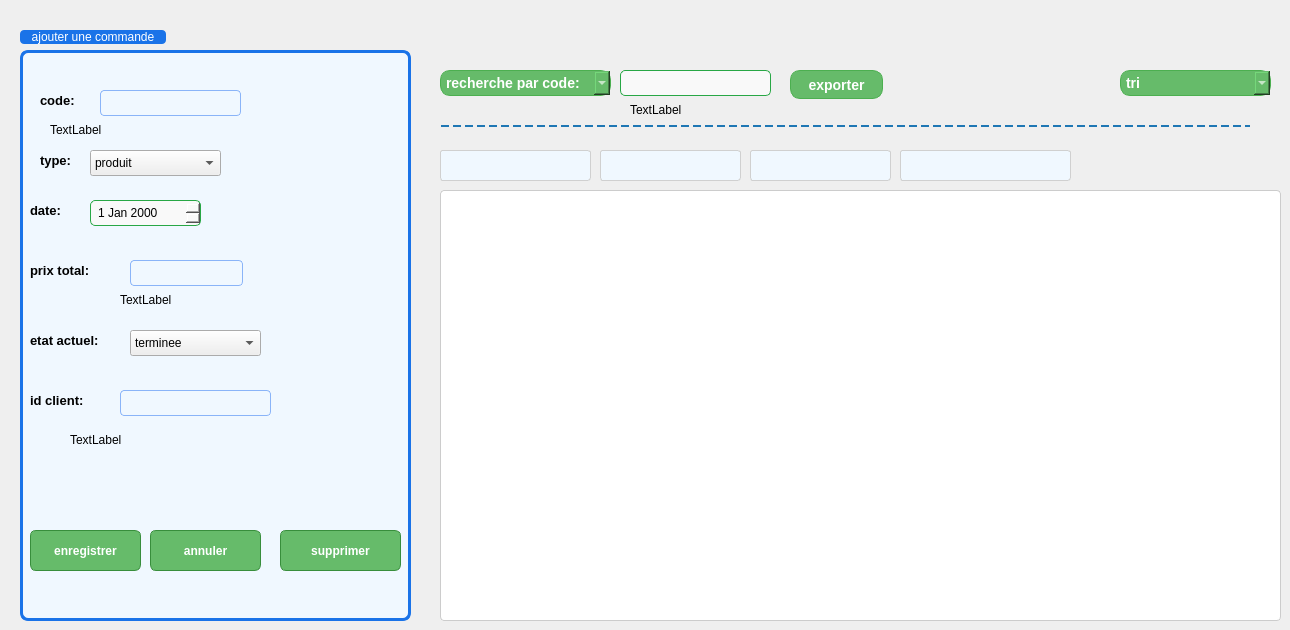
      <widget class="QWidget" name="tab_3">
       <attribute name="title">
        <string>accueil</string>
       </attribute>
       <widget class="QGroupBox" name="groupBox">
        <property name="geometry">
         <rect>
          <x>20</x>
          <y>30</y>
          <width>391</width>
          <height>591</height>
         </rect>
        </property>
        <property name="styleSheet">
         <string notr="true">QGroupBox {
    border: 3px solid #1a73e8; /* Bordure épaisse avec une couleur bleue */
    border-radius: 8px; /* Coins arrondis pour un effet élégant */
    padding: 10px;
    margin-top: 20px;
    background-color: qlineargradient(spread:pad, x1:0, y1:0, x2:1, y2:1, stop:0 #f0f8ff, stop:1 #f0f8ff); /* Dégradé bleu de haut en bas */
}

QGroupBox::title {
    subcontrol-origin: margin;
    subcontrol-position: top left;
    padding: 0 10px;
    color: #ffffff; /* Couleur blanche pour le texte du titre */
    background-color: #1a73e8; /* Fond bleu pour le titre */
    border-radius: 4px;
}

 QLineEdit, QPushButton {
    color: #1a1a1a; /* Texte sombre pour les éléments intérieurs */
    background-color: #f0f8ff; /* Fond clair et agréable pour les éléments */
    border: 1px solid #8ab4f8;
    border-radius: 4px;
    padding: 5px;
}

QPushButton:hover {
    background-color: #e1f5fe; /* Couleur plus claire lors du survol */
}

QPushButton:pressed {
    background-color: #90caf9; /* Couleur différente lors du clic */
}
</string>
        </property>
        <property name="title">
         <string>ajouter une commande</string>
        </property>
        <property name="alignment">
         <set>Qt::AlignmentFlag::AlignCenter</set>
        </property>
        <property name="flat">
         <bool>false</bool>
        </property>
        <widget class="QComboBox" name="comboBox_type">
         <property name="geometry">
          <rect>
           <x>70</x>
           <y>120</y>
           <width>131</width>
           <height>26</height>
          </rect>
         </property>
         <item>
          <property name="text">
           <string>produit</string>
          </property>
         </item>
         <item>
          <property name="text">
           <string>service</string>
          </property>
         </item>
        </widget>
        <widget class="QLineEdit" name="lineEdit_prix">
         <property name="geometry">
          <rect>
           <x>110</x>
           <y>230</y>
           <width>113</width>
           <height>26</height>
          </rect>
         </property>
        </widget>
        <widget class="QComboBox" name="comboBox_etat">
         <property name="geometry">
          <rect>
           <x>110</x>
           <y>300</y>
           <width>131</width>
           <height>26</height>
          </rect>
         </property>
         <item>
          <property name="text">
           <string>terminee</string>
          </property>
         </item>
         <item>
          <property name="text">
           <string>en cours</string>
          </property>
         </item>
         <item>
          <property name="text">
           <string>annulee</string>
          </property>
         </item>
        </widget>
        <widget class="QPushButton" name="pushButton_ajouter">
         <property name="geometry">
          <rect>
           <x>10</x>
           <y>500</y>
           <width>111</width>
           <height>41</height>
          </rect>
         </property>
         <property name="styleSheet">
          <string notr="true">QPushButton {
    color: #ffffff; /* Texte blanc */
    background-color: #66bb6a; /* Vert pour le fond */
    border: 1px solid #388e3c; /* Bordure légèrement plus foncée */
    border-radius: 6px; /* Coins arrondis */
    padding: 8px 12px; /* Espacement intérieur */
    font-weight: bold; /* Texte en gras */
}

QPushButton:hover {
    background-color: #66bb6a; /* Vert plus clair au survol */
}

QPushButton:pressed {
    background-color: #2e7d32; /* Vert foncé quand le bouton est cliqué */
}

</string>
         </property>
         <property name="text">
          <string>enregistrer</string>
         </property>
        </widget>
        <widget class="QLabel" name="idErrorLabel">
         <property name="geometry">
          <rect>
           <x>30</x>
           <y>90</y>
           <width>241</width>
           <height>20</height>
          </rect>
         </property>
         <property name="text">
          <string>TextLabel</string>
         </property>
        </widget>
        <widget class="QLabel" name="prixErrorLabel">
         <property name="geometry">
          <rect>
           <x>100</x>
           <y>260</y>
           <width>131</width>
           <height>20</height>
          </rect>
         </property>
         <property name="text">
          <string>TextLabel</string>
         </property>
        </widget>
        <widget class="QLabel" name="label_6">
         <property name="geometry">
          <rect>
           <x>10</x>
           <y>360</y>
           <width>81</width>
           <height>20</height>
          </rect>
         </property>
         <property name="font">
          <font>
           <pointsize>10</pointsize>
           <bold>true</bold>
          </font>
         </property>
         <property name="text">
          <string>id client:</string>
         </property>
        </widget>
        <widget class="QLineEdit" name="lineEdit_client">
         <property name="geometry">
          <rect>
           <x>100</x>
           <y>360</y>
           <width>151</width>
           <height>26</height>
          </rect>
         </property>
        </widget>
        <widget class="QLabel" name="clientError">
         <property name="geometry">
          <rect>
           <x>50</x>
           <y>400</y>
           <width>261</width>
           <height>20</height>
          </rect>
         </property>
         <property name="text">
          <string>TextLabel</string>
         </property>
        </widget>
        <widget class="QDateEdit" name="dateEdit">
         <property name="geometry">
          <rect>
           <x>70</x>
           <y>170</y>
           <width>111</width>
           <height>26</height>
          </rect>
         </property>
         <property name="styleSheet">
          <string notr="true">QDateEdit {
    border: 1px solid #28a745; /* Bordure de 1px de couleur verte */
    border-radius: 5px; /* Bordure arrondie avec un rayon de 5px */
    padding: 5px; /* Espacement interne */
    background-color: #f9f9f9; /* Fond de couleur très claire */
    color: black; /* Texte en noir */
}</string>
         </property>
        </widget>
        <widget class="QLabel" name="label_5">
         <property name="geometry">
          <rect>
           <x>10</x>
           <y>300</y>
           <width>91</width>
           <height>20</height>
          </rect>
         </property>
         <property name="font">
          <font>
           <pointsize>10</pointsize>
           <bold>true</bold>
          </font>
         </property>
         <property name="text">
          <string>etat actuel:</string>
         </property>
        </widget>
        <widget class="QLabel" name="label_4">
         <property name="geometry">
          <rect>
           <x>10</x>
           <y>230</y>
           <width>81</width>
           <height>20</height>
          </rect>
         </property>
         <property name="font">
          <font>
           <pointsize>10</pointsize>
           <bold>true</bold>
          </font>
         </property>
         <property name="text">
          <string>prix total:</string>
         </property>
        </widget>
        <widget class="QLabel" name="label_2">
         <property name="geometry">
          <rect>
           <x>10</x>
           <y>170</y>
           <width>51</width>
           <height>20</height>
          </rect>
         </property>
         <property name="font">
          <font>
           <pointsize>10</pointsize>
           <bold>true</bold>
          </font>
         </property>
         <property name="text">
          <string>date:</string>
         </property>
        </widget>
        <widget class="QLabel" name="label_3">
         <property name="geometry">
          <rect>
           <x>20</x>
           <y>120</y>
           <width>41</width>
           <height>21</height>
          </rect>
         </property>
         <property name="font">
          <font>
           <pointsize>10</pointsize>
           <bold>true</bold>
          </font>
         </property>
         <property name="text">
          <string>type:</string>
         </property>
        </widget>
        <widget class="QLabel" name="label_35">
         <property name="geometry">
          <rect>
           <x>20</x>
           <y>60</y>
           <width>51</width>
           <height>21</height>
          </rect>
         </property>
         <property name="font">
          <font>
           <pointsize>10</pointsize>
           <bold>true</bold>
          </font>
         </property>
         <property name="text">
          <string>code:</string>
         </property>
        </widget>
        <widget class="QLineEdit" name="lineEdit_num">
         <property name="geometry">
          <rect>
           <x>80</x>
           <y>60</y>
           <width>141</width>
           <height>26</height>
          </rect>
         </property>
        </widget>
        <widget class="QPushButton" name="pushButton_supprimer">
         <property name="geometry">
          <rect>
           <x>260</x>
           <y>500</y>
           <width>121</width>
           <height>41</height>
          </rect>
         </property>
         <property name="styleSheet">
          <string notr="true">QPushButton {
    color: #ffffff; /* Texte blanc */
    background-color: #66bb6a; /* Vert pour le fond */
    border: 1px solid #388e3c; /* Bordure légèrement plus foncée */
    border-radius: 6px; /* Coins arrondis */
    padding: 8px 12px; /* Espacement intérieur */
    font-weight: bold; /* Texte en gras */
}

QPushButton:hover {
    background-color: #66bb6a; /* Vert plus clair au survol */
}

QPushButton:pressed {
    background-color: #2e7d32; /* Vert foncé quand le bouton est cliqué */
}
</string>
         </property>
         <property name="text">
          <string>supprimer</string>
         </property>
        </widget>
        <widget class="QPushButton" name="pushButton_annuler">
         <property name="geometry">
          <rect>
           <x>130</x>
           <y>500</y>
           <width>111</width>
           <height>41</height>
          </rect>
         </property>
         <property name="styleSheet">
          <string notr="true">QPushButton {
    color: #ffffff; /* Texte blanc */
    background-color: #66bb6a; /* Vert pour le fond */
    border: 1px solid #388e3c; /* Bordure légèrement plus foncée */
    border-radius: 6px; /* Coins arrondis */
    padding: 8px 12px; /* Espacement intérieur */
    font-weight: bold; /* Texte en gras */
}

QPushButton:hover {
    background-color: #66bb6a; /* Vert plus clair au survol */
}

QPushButton:pressed {
    background-color: #2e7d32; /* Vert foncé quand le bouton est cliqué */
}

</string>
         </property>
         <property name="text">
          <string>annuler</string>
         </property>
        </widget>
       </widget>
       <widget class="QTableView" name="tableView_5">
        <property name="geometry">
         <rect>
          <x>440</x>
          <y>190</y>
          <width>841</width>
          <height>431</height>
         </rect>
        </property>
        <property name="styleSheet">
         <string notr="true">QTableView {
    border: 1px solid #cccccc; /* Bordure générale */
    border-radius: 4px;        /* Coins légèrement arrondis */
    gridline-color: #dddddd;   /* Couleur des lignes de séparation */
    background-color: #ffffff; /* Couleur de fond par défaut */
    selection-background-color: #d0ebff; /* Couleur de sélection */
    selection-color: #000000; /* Couleur du texte sélectionné */
    font-size: 14px;           /* Taille de la police */
    color: #333333;            /* Couleur du texte */
}

QHeaderView::section {
    background-color: #1f77b4; /* Couleur de fond des en-têtes */
    color: #ffffff;            /* Couleur du texte des en-têtes */
    border: 1px solid #cccccc; /* Bordures des en-têtes */
    padding: 5px;
    font-weight: bold;
    text-align: left;
}

QTableCornerButton::section {
    background-color: #1f77b4; /* Couleur de l'angle supérieur gauche */
    border: 1px solid #cccccc;
}
</string>
        </property>
       </widget>
       <widget class="QComboBox" name="comboBox_tri">
        <property name="geometry">
         <rect>
          <x>1120</x>
          <y>70</y>
          <width>151</width>
          <height>26</height>
         </rect>
        </property>
        <property name="styleSheet">
         <string notr="true">QComboBox {
    background-color: #66bb6a; /* Vert plus foncé que #81c784 */
    border: 1px solid #4caf50; /* Bordure verte légèrement plus foncée */
    border-radius: 10px; /* Bordure plus arrondie pour un effet élégant */
    padding: 5px;
    color: white; /* Texte en blanc */
    font-weight: bold; /* Texte en gras pour un meilleur contraste */
    font-size: 14px; /* Taille de texte ajustée pour une meilleure lisibilité */
    transition: all 0.3s ease-in-out; /* Ajout d'une transition douce */
}

QComboBox:editable {
    background-color: #a5d6a7; /* Vert légèrement plus clair lors de l'édition */
}

QComboBox QAbstractItemView {
    border: 1px solid #4caf50; /* Bordure verte autour du menu déroulant */
    selection-background-color: #81c784; /* Fond de sélection vert clair lors de la sélection */
    selection-color: white; /* Texte de sélection en blanc */
}

</string>
        </property>
        <item>
         <property name="text">
          <string>tri</string>
         </property>
        </item>
        <item>
         <property name="text">
          <string>trier par type:</string>
         </property>
        </item>
        <item>
         <property name="text">
          <string>trier par date:</string>
         </property>
        </item>
        <item>
         <property name="text">
          <string>trier par etat:</string>
         </property>
        </item>
       </widget>
       <widget class="QLineEdit" name="lineEdit_code">
        <property name="geometry">
         <rect>
          <x>620</x>
          <y>70</y>
          <width>151</width>
          <height>26</height>
         </rect>
        </property>
        <property name="styleSheet">
         <string notr="true">QLineEdit {
    border: 1px solid #28a745; /* Bordure de 2px de couleur grise */
    border-radius: 5px; /* Bordure arrondie avec un rayon de 5px */
    padding: 5px; /* Espacement interne */
    background-color: #f9f9f9; /* Fond de couleur très claire */
    color: black; /* Texte en noir */
}
</string>
        </property>
       </widget>
       <widget class="QLabel" name="codeErrorLabel">
        <property name="geometry">
         <rect>
          <x>630</x>
          <y>100</y>
          <width>171</width>
          <height>20</height>
         </rect>
        </property>
        <property name="text">
         <string>TextLabel</string>
        </property>
       </widget>
       <widget class="QComboBox" name="comboBox">
        <property name="geometry">
         <rect>
          <x>440</x>
          <y>70</y>
          <width>171</width>
          <height>26</height>
         </rect>
        </property>
        <property name="styleSheet">
         <string notr="true">QComboBox {
    background-color: #66bb6a; /* Vert plus foncé que #81c784 */
    border: 1px solid #4caf50; /* Bordure verte légèrement plus foncée */
    border-radius: 10px; /* Bordure plus arrondie pour un effet élégant */
    padding: 5px;
    color: white; /* Texte en blanc */
    font-weight: bold; /* Texte en gras pour un meilleur contraste */
    font-size: 14px; /* Taille de texte ajustée pour une meilleure lisibilité */
    transition: all 0.3s ease-in-out; /* Ajout d'une transition douce */
}

QComboBox:editable {
    background-color: #a5d6a7; /* Vert légèrement plus clair lors de l'édition */
}

QComboBox QAbstractItemView {
    border: 1px solid #4caf50; /* Bordure verte autour du menu déroulant */
    selection-background-color: #81c784; /* Fond de sélection vert clair lors de la sélection */
    selection-color: white; /* Texte de sélection en blanc */
}



</string>
        </property>
        <item>
         <property name="text">
          <string>recherche par code:</string>
         </property>
        </item>
        <item>
         <property name="text">
          <string>recherche par etat:</string>
         </property>
        </item>
        <item>
         <property name="text">
          <string>recherche par client:</string>
         </property>
        </item>
       </widget>
       <widget class="QLabel" name="note">
        <property name="geometry">
         <rect>
          <x>440</x>
          <y>150</y>
          <width>151</width>
          <height>31</height>
         </rect>
        </property>
        <property name="styleSheet">
         <string notr="true">QLabel {
    background-color: #f0f8ff; /* Bleu très clair */
    color: #000000;           /* Texte en noir */
    border: 1px solid #d0d0d0; /* Optionnel : bordure grise claire */
    padding: 5px;             /* Optionnel : espace intérieur */
    border-radius: 3px;       /* Optionnel : coins arrondis */
}
</string>
        </property>
        <property name="text">
         <string/>
        </property>
       </widget>
       <widget class="QLabel" name="note1">
        <property name="geometry">
         <rect>
          <x>600</x>
          <y>150</y>
          <width>141</width>
          <height>31</height>
         </rect>
        </property>
        <property name="styleSheet">
         <string notr="true">QLabel {
    background-color: #f0f8ff; /* Bleu très clair */
    color: #000000;           /* Texte en noir */
    border: 1px solid #d0d0d0; /* Optionnel : bordure grise claire */
    padding: 5px;             /* Optionnel : espace intérieur */
    border-radius: 3px;       /* Optionnel : coins arrondis */
}
</string>
        </property>
        <property name="text">
         <string/>
        </property>
       </widget>
       <widget class="QLabel" name="note2">
        <property name="geometry">
         <rect>
          <x>900</x>
          <y>150</y>
          <width>171</width>
          <height>31</height>
         </rect>
        </property>
        <property name="styleSheet">
         <string notr="true">QLabel {
    background-color: #f0f8ff; /* Bleu très clair */
    color: #000000;           /* Texte en noir */
    border: 1px solid #d0d0d0; /* Optionnel : bordure grise claire */
    padding: 5px;             /* Optionnel : espace intérieur */
    border-radius: 3px;       /* Optionnel : coins arrondis */
}
</string>
        </property>
        <property name="text">
         <string/>
        </property>
       </widget>
       <widget class="QLabel" name="note3">
        <property name="geometry">
         <rect>
          <x>750</x>
          <y>150</y>
          <width>141</width>
          <height>31</height>
         </rect>
        </property>
        <property name="styleSheet">
         <string notr="true">QLabel {
    background-color: #f0f8ff; /* Bleu très clair */
    color: #000000;           /* Texte en noir */
    border: 1px solid #d0d0d0; /* Optionnel : bordure grise claire */
    padding: 5px;             /* Optionnel : espace intérieur */
    border-radius: 3px;       /* Optionnel : coins arrondis */
}
</string>
        </property>
        <property name="text">
         <string/>
        </property>
       </widget>
       <widget class="Line" name="line">
        <property name="geometry">
         <rect>
          <x>440</x>
          <y>120</y>
          <width>811</width>
          <height>20</height>
         </rect>
        </property>
        <property name="styleSheet">
         <string notr="true">QFrame {
    border: none; /* Supprimer toutes les bordures par défaut */
    border-top: 2px dashed #1f77b4; /* Ligne discontinue de couleur bleu légèrement plus foncé, avec des tirets */
    margin-top: 5px;
    margin-bottom: 5px;
}
</string>
        </property>
        <property name="orientation">
         <enum>Qt::Orientation::Horizontal</enum>
        </property>
       </widget>
       <widget class="QPushButton" name="pushButton_exporter">
        <property name="geometry">
         <rect>
          <x>790</x>
          <y>70</y>
          <width>93</width>
          <height>29</height>
         </rect>
        </property>
        <property name="styleSheet">
         <string notr="true">QPushButton {
    background-color: #66bb6a; /* Fond vert */
    border: 1px solid #4caf50; /* Bordure verte */
    border-radius: 10px; /* Bordure arrondie */
    padding: 5px 10px; /* Espacement intérieur */
    color: white; /* Texte en blanc */
    font-weight: bold; /* Texte en gras */
    font-size: 14px; /* Taille de texte */
    transition: all 0.3s ease-in-out; /* Transition douce */
}

QPushButton:hover {
    background-color: #81c784; /* Changement de couleur au survol */
}

QPushButton:pressed {
    background-color: #4caf50; /* Couleur au clic */
    border-color: #388e3c; /* Couleur de bordure au clic */
}</string>
        </property>
        <property name="text">
         <string>exporter</string>
        </property>
       </widget>
      </widget>
